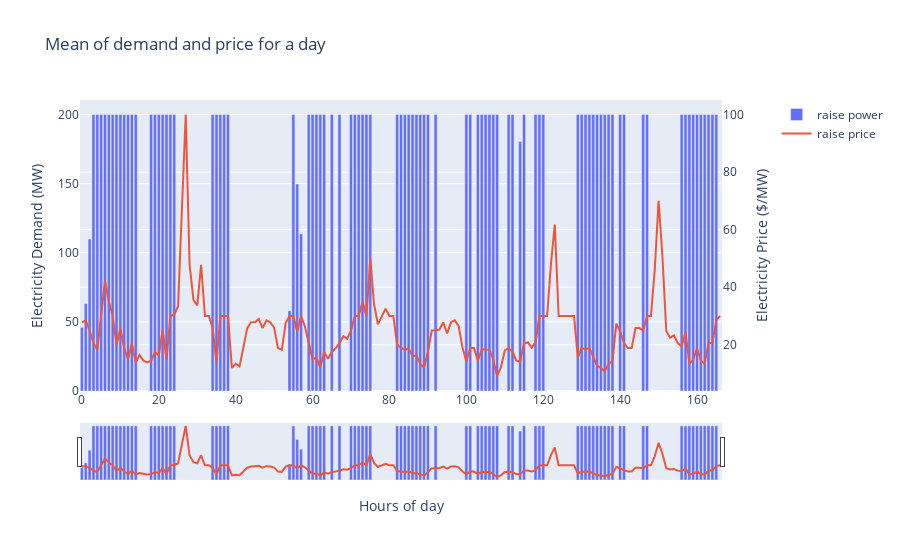

Notebook source saved alongside this figure:
### Code cell
fig = make_subplots(specs=[[{"secondary_y": True}]])
fig.add_trace(go.Bar(x=results['timestamp'].index, y=results['battery_bid_fcas_power'], name='raise power'), secondary_y=False)
fig.add_trace(go.Scatter(x=results['timestamp'].index, y=results['raise_price'], name='raise price'), secondary_y=True)

# Add figure title
fig.update_layout(
    title_text="Mean of demand and price for a day",
    xaxis_rangeslider_visible=True,
)

# Set x-axis title
fig.update_xaxes(title_text="Hours of day")

# Set y-axes titles
fig.update_yaxes(title_text="Electricity Demand (MW)", secondary_y=False)
fig.update_yaxes(title_text="Electricity Price ($/MW)", secondary_y=True)

fig.show()

### Figure 1 — Plotly figure (JSON) as saved in the notebook; plotly's stock layout.template omitted (floating-point values rounded to 4 significant figures; data arrays with more than 128 entries replaced by an {"elided": "..."} marker saying what was removed)
{"data": [{"name": "raise power", "type": "bar", "x": {"elided": "167 int values"}, "xaxis": "x", "y": {"elided": "167 float values"}, "yaxis": "y"}, {"name": "raise price", "type": "scatter", "x": {"elided": "167 int values"}, "xaxis": "x", "y": {"elided": "167 float values"}, "yaxis": "y2"}], "layout": {"title": {"text": "Mean of demand and price for a day"}, "xaxis": {"anchor": "y", "domain": [0, 0.94], "rangeslider": {"visible": true}, "title": {"text": "Hours of day"}}, "yaxis": {"anchor": "x", "domain": [0, 1], "title": {"text": "Electricity Demand (MW)"}}, "yaxis2": {"anchor": "x", "overlaying": "y", "side": "right", "title": {"text": "Electricity Price ($/MW)"}}}}
